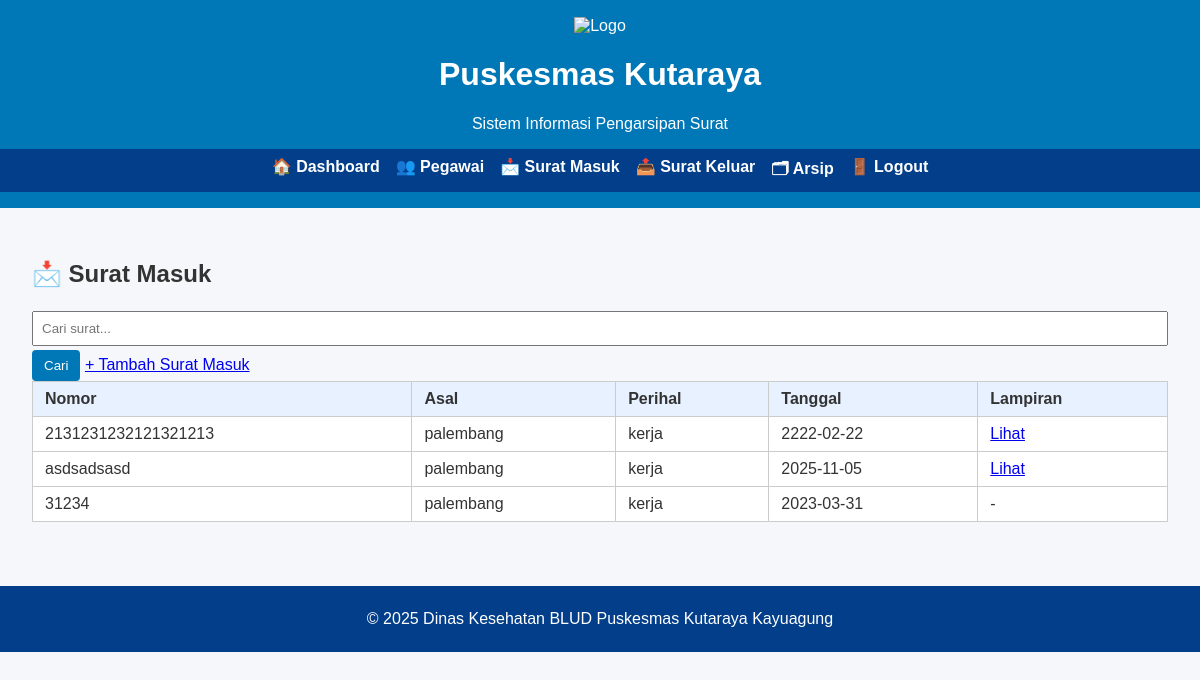
The page /surat-masuk (signed in) on the database its author committed.
### models.py (models this page shows)
class IncomingMail(db.Model):
    __tablename__ = 'incoming_mail'
    id = db.Column(db.Integer, primary_key=True)
    nomor = db.Column(db.String(120), nullable=False)
    asal = db.Column(db.String(200))
    perihal = db.Column(db.String(300))
    tanggal_diterima = db.Column(db.Date)
    file_path = db.Column(db.String(300))
    created_at = db.Column(db.DateTime, default=datetime.utcnow)

### app.py (the view)
    @app.route('/surat-masuk')
    @login_required
    def surat_masuk_list():
        q = request.args.get('q','')
        if q:
            ms = IncomingMail.query.filter(
                (IncomingMail.nomor.ilike(f'%{q}%')) |
                (IncomingMail.perihal.ilike(f'%{q}%'))
            ).all()
        else:
            ms = IncomingMail.query.order_by(IncomingMail.tanggal_diterima.desc()).all()
        return render_template('surat_masuk_list.html', mails=ms, q=q)

### templates/surat_masuk_list.html (shortened to what this page needs)
{% extends "base.html" %}
{% block content %}
<h2>📩 Surat Masuk</h2>
<form method="GET">
  <input type="text" name="q" placeholder="Cari surat..." value="{{ q }}">
  <button type="submit">Cari</button>
  <a href="{{ url_for('surat_masuk_add') }}">+ Tambah Surat Masuk</a>
</form>
<table border="1" cellpadding="5" cellspacing="0">
  <tr>
    <th>Nomor</th>
    <th>Asal</th>
    <th>Perihal</th>
    <th>Tanggal</th>
    <th>Lampiran</th>
  </tr>
  {% for s in mails %}
  <tr>
    <td>{{ s.nomor }}</td>
    <td>{{ s.asal }}</td>
    <td>{{ s.perihal }}</td>
    <td>{{ s.tanggal_diterima }}</td>
    <td>
      {% if s.file_path %}
        <a href="{{ url_for('uploaded_file', filename=s.file_path) }}" target="_blank">Lihat</a>
      {% else %}
        -
      {% endif %}
    </td>
  </tr>
  {% else %}
  <tr><td colspan="5">Belum ada surat masuk</td></tr>
  {% endfor %}
</table>
{% endblock %}

### static/css/style.css (style rules this page uses)
body { font-family: Arial, sans-serif; margin: 0; background-color: #f5f7fa; color: #333; }
table { width: 100%; border-collapse: collapse; background: white; }
th, td { padding: 8px 12px; border: 1px solid #ccc; }
th { background: #e7f1ff; text-align: left; }
input[type=text], input[type=date], input[type=file], select, textarea { width: 100%; padding: 8px; margin: 4px 0; box-sizing: border-box; }
button, a.button { background: #0077b6; color: white; padding: 8px 12px; border: none; border-radius: 4px; cursor: pointer; text-decoration: none; }

### rows shown on the page
IncomingMail: nomor "2131231232121321213", asal "palembang", perihal "kerja", tanggal_diterima "2222-02-22"
IncomingMail: nomor "asdsadsasd", asal "palembang", perihal "kerja", tanggal_diterima "2025-11-05"
IncomingMail: nomor "31234", asal "palembang", perihal "kerja", tanggal_diterima "2023-03-31"
